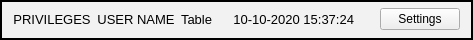
       <widget class="QFrame" name="top_bar">
        <property name="sizePolicy">
         <sizepolicy hsizetype="Expanding" vsizetype="Fixed">
          <horstretch>0</horstretch>
          <verstretch>0</verstretch>
         </sizepolicy>
        </property>
        <property name="maximumSize">
         <size>
          <width>16777215</width>
          <height>40</height>
         </size>
        </property>
        <property name="palette">
         <palette>
          <active>
           <colorrole role="Base">
            <brush brushstyle="SolidPattern">
             <color alpha="255">
              <red>255</red>
              <green>255</green>
              <blue>255</blue>
             </color>
            </brush>
           </colorrole>
           <colorrole role="Window">
            <brush brushstyle="SolidPattern">
             <color alpha="150">
              <red>240</red>
              <green>240</green>
              <blue>240</blue>
             </color>
            </brush>
           </colorrole>
          </active>
          <inactive>
           <colorrole role="Base">
            <brush brushstyle="SolidPattern">
             <color alpha="255">
              <red>255</red>
              <green>255</green>
              <blue>255</blue>
             </color>
            </brush>
           </colorrole>
           <colorrole role="Window">
            <brush brushstyle="SolidPattern">
             <color alpha="150">
              <red>240</red>
              <green>240</green>
              <blue>240</blue>
             </color>
            </brush>
           </colorrole>
          </inactive>
          <disabled>
           <colorrole role="Base">
            <brush brushstyle="SolidPattern">
             <color alpha="150">
              <red>240</red>
              <green>240</green>
              <blue>240</blue>
             </color>
            </brush>
           </colorrole>
           <colorrole role="Window">
            <brush brushstyle="SolidPattern">
             <color alpha="150">
              <red>240</red>
              <green>240</green>
              <blue>240</blue>
             </color>
            </brush>
           </colorrole>
          </disabled>
         </palette>
        </property>
        <property name="font">
         <font>
          <pointsize>10</pointsize>
         </font>
        </property>
        <property name="autoFillBackground">
         <bool>true</bool>
        </property>
        <property name="frameShape">
         <enum>QFrame::WinPanel</enum>
        </property>
        <property name="frameShadow">
         <enum>QFrame::Plain</enum>
        </property>
        <property name="lineWidth">
         <number>0</number>
        </property>
        <property name="midLineWidth">
         <number>0</number>
        </property>
        <layout class="QHBoxLayout" name="horizontalLayout">
         <property name="topMargin">
          <number>0</number>
         </property>
         <property name="bottomMargin">
          <number>2</number>
         </property>
         <item>
          <widget class="QLabel" name="user_privilege_label">
           <property name="sizePolicy">
            <sizepolicy hsizetype="Expanding" vsizetype="Preferred">
             <horstretch>0</horstretch>
             <verstretch>0</verstretch>
            </sizepolicy>
           </property>
           <property name="text">
            <string>PRIVILEGES</string>
           </property>
           <property name="alignment">
            <set>Qt::AlignCenter</set>
           </property>
          </widget>
         </item>
         <item>
          <widget class="QLabel" name="username_label">
           <property name="sizePolicy">
            <sizepolicy hsizetype="Expanding" vsizetype="Preferred">
             <horstretch>0</horstretch>
             <verstretch>0</verstretch>
            </sizepolicy>
           </property>
           <property name="text">
            <string>USER NAME</string>
           </property>
           <property name="alignment">
            <set>Qt::AlignCenter</set>
           </property>
          </widget>
         </item>
         <item>
          <widget class="QLabel" name="label">
           <property name="text">
            <string>Table</string>
           </property>
          </widget>
         </item>
         <item>
          <widget class="QLabel" name="tab_numb">
           <property name="sizePolicy">
            <sizepolicy hsizetype="Expanding" vsizetype="Preferred">
             <horstretch>0</horstretch>
             <verstretch>0</verstretch>
            </sizepolicy>
           </property>
           <property name="maximumSize">
            <size>
             <width>120</width>
             <height>16777215</height>
            </size>
           </property>
           <property name="font">
            <font>
             <pointsize>10</pointsize>
            </font>
           </property>
           <property name="text">
            <string/>
           </property>
           <property name="alignment">
            <set>Qt::AlignCenter</set>
           </property>
           <property name="margin">
            <number>0</number>
           </property>
           <property name="indent">
            <number>0</number>
           </property>
          </widget>
         </item>
         <item>
          <widget class="QLabel" name="time_label">
           <property name="sizePolicy">
            <sizepolicy hsizetype="Expanding" vsizetype="Preferred">
             <horstretch>0</horstretch>
             <verstretch>0</verstretch>
            </sizepolicy>
           </property>
           <property name="maximumSize">
            <size>
             <width>350</width>
             <height>16777215</height>
            </size>
           </property>
           <property name="text">
            <string>10-10-2020 15:37:24</string>
           </property>
           <property name="alignment">
            <set>Qt::AlignRight|Qt::AlignTrailing|Qt::AlignVCenter</set>
           </property>
           <property name="indent">
            <number>20</number>
           </property>
          </widget>
         </item>
         <item>
          <widget class="QPushButton" name="settings_btn">
           <property name="sizePolicy">
            <sizepolicy hsizetype="Expanding" vsizetype="Fixed">
             <horstretch>0</horstretch>
             <verstretch>0</verstretch>
            </sizepolicy>
           </property>
           <property name="minimumSize">
            <size>
             <width>0</width>
             <height>0</height>
            </size>
           </property>
           <property name="maximumSize">
            <size>
             <width>90</width>
             <height>16777215</height>
            </size>
           </property>
           <property name="font">
            <font>
             <pointsize>9</pointsize>
            </font>
           </property>
           <property name="styleSheet">
            <string notr="true">border-color: qradialgradient(spread:repeat, cx:0.5, cy:0.5, radius:0.077, fx:0.5, fy:0.5, stop:0 rgba(0, 169, 255, 147), stop:0.497326 rgba(0, 0, 0, 147), stop:1 rgba(0, 169, 255, 147));</string>
           </property>
           <property name="text">
            <string>Settings</string>
           </property>
           <property name="autoDefault">
            <bool>false</bool>
           </property>
           <property name="default">
            <bool>false</bool>
           </property>
           <property name="flat">
            <bool>false</bool>
           </property>
          </widget>
         </item>
        </layout>
       </widget>
